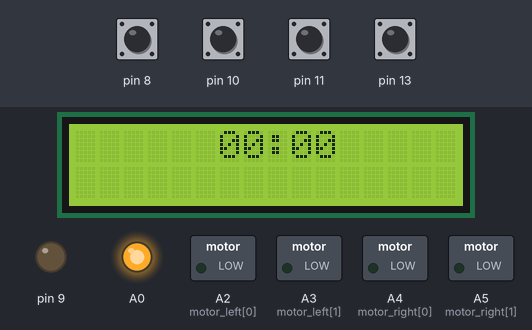
Simulated run of this sketch. Board: Arduino Uno, built with avr-gcc and run on an emulated ATmega328P. Parts: 16×2 character LCD, switched loads named in the sketch (green lamp = pin HIGH), output pins drawn as LEDs (lit = HIGH). The test bench sets the inputs (shaded band); at power-on: pin 8, pin 10, pin 11, pin 13 HIGH. What the sketch prints to the serial monitor is not drawn.

Above: at 1.2 s.
1.3 s: pin 8 pulled LOW for 3.2 s
At 2.8 s:
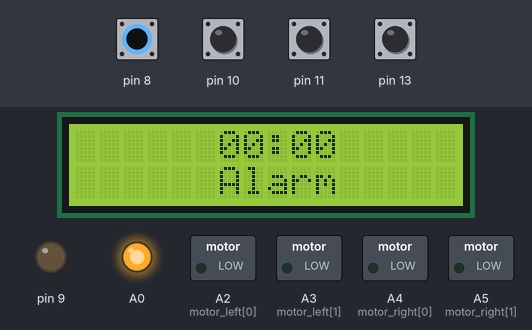
6.0 s: pin 13 pulled LOW for 0.35 s
At 6.28 s:
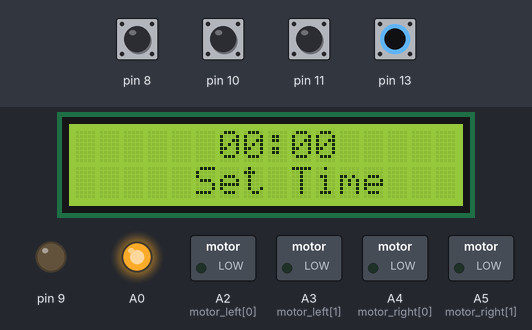

The sketch:

Sketch_final_Sam18.ino
```cpp
#include <LiquidCrystal.h>
#define trigPin 12
#define echoPin A1
int motor_left[] = {A2, A3};
int motor_right[] = {A4, A5};

LiquidCrystal lcd(7, 6, 5, 4, 3, 2);

int starttime;
int activetime;
int prevoustime = 0;

int hours = 0;
int mins = 0;

int ahours = 0;
int amins = 0;


void setup() {
  Serial.begin(9600);
  //Clock
  lcd.begin(16, 2);
  lcd.clear();

  pinMode(13, INPUT);
  digitalWrite(13, HIGH);
  pinMode(11, INPUT);
  digitalWrite(11, HIGH);
  pinMode(10, INPUT);
  digitalWrite(10, HIGH);
  pinMode(8, INPUT);
  digitalWrite(8, HIGH);
  pinMode(A0, OUTPUT);
  digitalWrite(A0, HIGH);
  pinMode(9, OUTPUT);

  starttime = millis()/1000;

  //Motor Config
  pinMode(trigPin, OUTPUT);
  pinMode(echoPin, INPUT);
  int i;        //setting up the motors
  for(i = 0; i < 2; i++){
    pinMode(motor_left[i], OUTPUT);
    pinMode(motor_right[i], OUTPUT);
  }
}

void loop() {
while(digitalRead(8) == LOW)
  {
    lcd.setCursor(6,1);
    lcd.print("Alarm");
    lcd.setCursor(6,0);

       if(digitalRead(11) == LOW)
       {
          amins++;
       }
       else if (digitalRead(10) == LOW)
       {
          ahours++;
       }

        lcd.setCursor(6,0);

      if(ahours < 10)
      {
        lcd.print("0");
        lcd.print(ahours);
      }
      else
      {
        lcd.print(ahours);
      }

        lcd.print(":");

      if (amins < 10)
      {
        lcd.print("0");
        lcd.print(amins);
      }
      else
      {
        lcd.print(amins);
      }

      if(amins > 59)
      {
        ahours++;
        amins = 0;
      }

      if(ahours > 23)
      {
        ahours = 0;
      }
     delay(500);
     lcd.clear();
  }

  if(digitalRead(13) == LOW)
  {

    lcd.setCursor(5,1);
    lcd.print("Set Time");
    lcd.setCursor(6,0);
     if(digitalRead(11) == LOW)
    {
     mins++;
    }
    else if (digitalRead(10) == LOW)
    {
      hours++;
    }


  }

      activetime = (millis() / 1000) - starttime;
      if(prevoustime < (activetime - 59))
      {
       mins++;
       prevoustime = activetime;
      }

      if(mins > 59)
      {
        hours++;
        mins = 0;
      }

      if(hours > 23)
      {
        hours = 0;
      }


  lcd.setCursor(6,0);

  if(hours < 10)
  {
    lcd.print("0");
    lcd.print(hours);
  }
  else
  {
    lcd.print(hours);
  }

    lcd.print(":");

  if (mins < 10)
  {
    lcd.print("0");
    lcd.print(mins);
  }
  else
  {
      lcd.print(mins);
  }


if(ahours == hours && amins == mins && amins != 0)
{
  mo_drive();
}

else
{
    delay(300);
}
  lcd.clear();


  Serial.println(mins);
  Serial.println(hours);
  Serial.println("");
  Serial.println(amins);
  Serial.println(ahours);
  Serial.println("");
  Serial.println(activetime);
  Serial.println(prevoustime);
  Serial.println(starttime);
  Serial.println("");

}

void mo_drive(){

  drive_forward();
  tone(9, 1000,200);
  delay(200);
  noTone(9);
  delay(200);

  long duration, distance;
  digitalWrite(trigPin, LOW);
  delayMicroseconds(2);
  digitalWrite(trigPin, HIGH);
  delayMicroseconds(10);
  digitalWrite(trigPin, LOW);
  duration = pulseIn(echoPin, HIGH);

  //Distance Calculation http://www.instructables.com/id/Using-a-SR04/
  distance = (duration/2) / 29.1;

  if (distance < 15)
  {
    motor_stop();
    turn_right();
    delay(1000);
    motor_stop();
   }
  else {
    motor_stop();
  }
  delay(100);

}


void motor_stop(){
digitalWrite(motor_left[0], LOW);
digitalWrite(motor_left[1], LOW);

digitalWrite(motor_right[0], LOW);
digitalWrite(motor_right[1], LOW);
delay(25);
}


void drive_forward(){
digitalWrite(motor_left[0], HIGH);
digitalWrite(motor_left[1], LOW);

digitalWrite(motor_right[0], HIGH);
digitalWrite(motor_right[1], LOW);
}

void turn_right(){
digitalWrite(motor_left[0], HIGH);
digitalWrite(motor_left[1], LOW);

digitalWrite(motor_right[0], LOW);
digitalWrite(motor_right[1], HIGH);
}
```

Measured:
- after the input at 1.3 s, the display: first differs from a run without the input after 0.29 s (image 1)
- after the input at 6.0 s, the display: first differs from a run without the input after 0.13 s (image 2)
